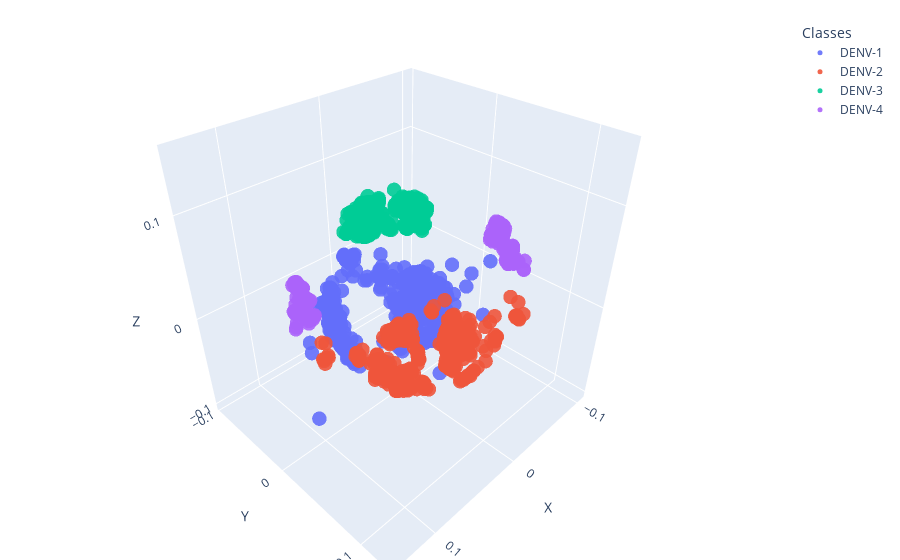

Here is the notebook cell this chart was saved with:
### Code cell
# Dengue
fig_1 = plotly.io.read_json('/Users/dolteanu/local_documents/Coding/MSc_github/Results/Dengue/Images/MoDmap_mds.json')
fig_1.update_traces(marker={'size': 5})

### Figure 1 — Plotly figure (JSON) as saved in the notebook; plotly's stock layout.template omitted (floating-point values rounded to 4 significant figures; data arrays with more than 128 entries replaced by an {"elided": "..."} marker saying what was removed)
{"data": [{"hovertemplate": "label=DENV-1    <br>X=%{x}<br>Y=%{y}<br>Z=%{z}<extra></extra>", "legendgroup": "DENV-1    ", "marker": {"color": "#636efa", "opacity": 0.9, "size": 5, "symbol": "circle"}, "mode": "markers", "name": "DENV-1    ", "scene": "scene", "showlegend": true, "type": "scatter3d", "x": {"elided": "2008 float values"}, "y": {"elided": "2008 float values"}, "z": {"elided": "2008 float values"}}, {"hovertemplate": "label=DENV-2    <br>X=%{x}<br>Y=%{y}<br>Z=%{z}<extra></extra>", "legendgroup": "DENV-2    ", "marker": {"color": "#EF553B", "opacity": 0.9, "size": 5, "symbol": "circle"}, "mode": "markers", "name": "DENV-2    ", "scene": "scene", "showlegend": true, "type": "scatter3d", "x": {"elided": "1349 float values"}, "y": {"elided": "1349 float values"}, "z": {"elided": "1349 float values"}}, {"hovertemplate": "label=DENV-3    <br>X=%{x}<br>Y=%{y}<br>Z=%{z}<extra></extra>", "legendgroup": "DENV-3    ", "marker": {"color": "#00cc96", "opacity": 0.9, "size": 5, "symbol": "circle"}, "mode": "markers", "name": "DENV-3    ", "scene": "scene", "showlegend": true, "type": "scatter3d", "x": {"elided": "1010 float values"}, "y": {"elided": "1010 float values"}, "z": {"elided": "1010 float values"}}, {"hovertemplate": "label=DENV-4    <br>X=%{x}<br>Y=%{y}<br>Z=%{z}<extra></extra>", "legendgroup": "DENV-4    ", "marker": {"color": "#ab63fa", "opacity": 0.9, "size": 5, "symbol": "circle"}, "mode": "markers", "name": "DENV-4    ", "scene": "scene", "showlegend": true, "type": "scatter3d", "x": {"elided": "354 float values"}, "y": {"elided": "354 float values"}, "z": {"elided": "354 float values"}}], "layout": {"legend": {"title": {"text": "Classes"}, "tracegroupgap": 0}, "margin": {"b": 0, "l": 20, "r": 0, "t": 20}, "scene": {"domain": {"x": [0, 1], "y": [0, 1]}, "xaxis": {"title": {"text": "X"}}, "yaxis": {"title": {"text": "Y"}}, "zaxis": {"title": {"text": "Z"}}}}}
